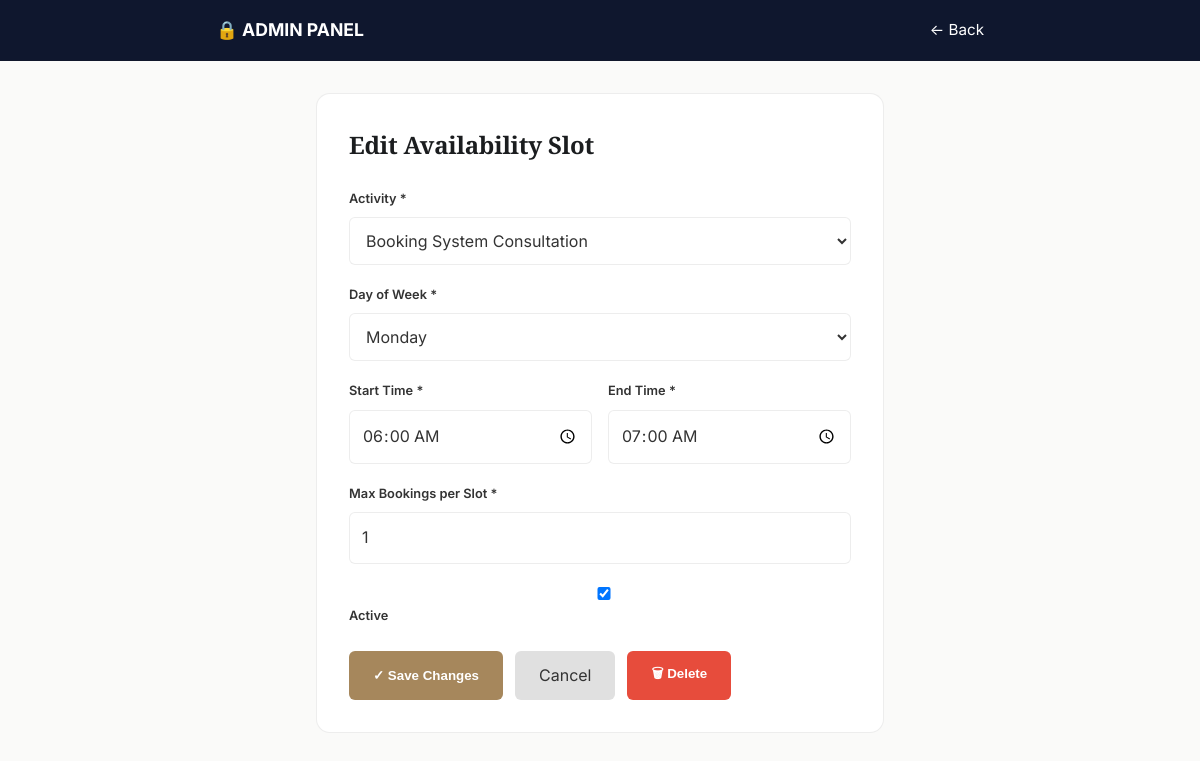
The page /booking/admin/edit-availability-slot/1/ (signed in) on the database its author committed.
### booking/models.py (models this page shows, shortened)
class AvailabilitySlot(models.Model):
    DAYS_OF_WEEK = [
        (0, "Monday"),
        (1, "Tuesday"),
        (2, "Wednesday"),
        (3, "Thursday"),
        (4, "Friday"),
        (5, "Saturday"),
        (6, "Sunday"),
    ]
    activity = models.ForeignKey(Activity, on_delete=models.CASCADE, related_name="slots")
    day_of_week = models.IntegerField(choices=DAYS_OF_WEEK)
    start_time = models.TimeField()
    end_time = models.TimeField()
    max_bookings_per_slot = models.IntegerField(default=1)
    is_active = models.BooleanField(default=True)
    class Meta:
        unique_together = ["activity", "day_of_week", "start_time"]
        ordering = ["day_of_week", "start_time"]

class Activity(models.Model):
    name = models.CharField(max_length=100, unique=True)
    description = models.TextField(blank=True)
    duration_minutes = models.IntegerField(default=30)
    is_active = models.BooleanField(default=True)
    created_at = models.DateTimeField(auto_now_add=True)
    class Meta:
        verbose_name_plural = "Activities"
        ordering = ["name"]

### booking/views.py (the view, shortened to what this page needs)
# urls.py: path("admin/edit-availability-slot/<int:slot_id>/", views.edit_availability_slot, name="edit_availability_slot"),
@login_required(login_url="admin:login")
@user_passes_test(is_admin, login_url="admin:login")
@login_required(login_url="admin:login")
@user_passes_test(is_admin, login_url="admin:login")
def edit_availability_slot(request, slot_id):
    template_name = "booking/edit_availability_slot.html"
    try:
        slot = AvailabilitySlot.objects.select_related("activity").get(id=slot_id)
    except AvailabilitySlot.DoesNotExist:
        return redirect("booking:add_availability_slot")
    context = {
        "slot": slot,
        "activities": Activity.objects.filter(is_active=True),
        "days_of_week": AvailabilitySlot.DAYS_OF_WEEK,
    }
    return render(request, template_name, context)

### booking/views.py (called while the page is built)
def is_admin(user):
    return user.is_staff or user.is_superuser

### templates/booking/edit_availability_slot.html (shortened to what this page needs)
{% load static %}
<!doctype html>
<html lang="en">
<head>
  <link rel="stylesheet" href="{% static 'css/services.css' %}">
</head>
<body>
  <header class="admin-header">
    <div class="nav">
      <strong>🔒 ADMIN PANEL</strong>
      <div class="admin-nav">
        <a href="{% url 'booking:add_availability_slot' %}">← Back</a>
      </div>
    </div>
  </header>
  <div class="container">
    <div class="admin-form">
      <div class="form-section">
        <h2>Edit Availability Slot</h2>
        <form method="post">
          <div class="form-group">
            <label>Activity *</label>
            <select name="activity" required>
              {% for activity in activities %}
                <option value="{{ activity.id }}" {% if activity.id == slot.activity.id %}selected{% endif %}>{{ activity.name }}</option>
              {% endfor %}
            </select>
          </div>
          <div class="form-group">
            <label>Day of Week *</label>
            <select name="day_of_week" required>
              {% for value, label in days_of_week %}
                <option value="{{ value }}" {% if value == slot.day_of_week %}selected{% endif %}>{{ label }}</option>
              {% endfor %}
            </select>
          </div>
          <div class="form-row">
            <div class="form-group">
              <label>Start Time *</label>
              <input type="time" name="start_time" value="{{ slot.start_time|time:'H:i' }}" required>
            </div>
            <div class="form-group">
              <label>End Time *</label>
              <input type="time" name="end_time" value="{{ slot.end_time|time:'H:i' }}" required>
            </div>
          </div>
          <div class="form-group">
            <label>Max Bookings per Slot *</label>
            <input type="number" name="max_bookings_per_slot" value="{{ slot.max_bookings_per_slot }}" min="1" max="100" required>
          </div>
          <div class="form-group">
            <label>
              <input type="checkbox" name="is_active" {% if slot.is_active %}checked{% endif %}>
              Active
            </label>
          </div>
          <div class="button-group">
            <button type="submit" class="btn-primary">✓ Save Changes</button>
            <a href="{% url 'booking:add_availability_slot' %}" class="btn-secondary" style="padding: 12px 24px; text-decoration: none;">Cancel</a>
            <button type="button" class="btn-danger" onclick="deleteSlot({{ slot.id }})">🗑 Delete</button>
          </div>
        </form>
      </div>
    </div>
  </div>
</body>
</html>

### static/css/services.css (style rules this page uses)
:root { --bg: #FAFAF9; --cream: #F3F1EC; --navy: #16213E; --navy-ink: #0F172E; --ink: #1B1D1F; --muted: #6B7280; --brass: #A6875C; --brass-light: #C9AD82; --border: rgba(27, 29, 31, 0.08); --border-on-navy: rgba(255, 255, 255, 0.14); --shadow-sm: 0 2px 8px rgba(16, 24, 40, 0.06); --shadow-md: 0 12px 32px rgba(16, 24, 40, 0.08); --radius: 14px; --radius-sm: 8px; --maxw: 1180px; --font-display: "Playfair Display", Georgia, serif; --font-body: "Inter", -apple-system, BlinkMacSystemFont, sans-serif; }
* { box-sizing: border-box; }
html { scroll-behavior: smooth; }
body { margin: 0; background: var(--bg); color: var(--ink); font-family: var(--font-body); font-size: 16px; line-height: 1.6; -webkit-font-smoothing: antialiased; }
h1, h2, h3 { font-family: var(--font-display); font-weight: 600; letter-spacing: -0.01em; margin: 0 0 0.5em; color: var(--ink); }
h2 { font-size: clamp(1.7rem, 2.6vw, 2.3rem); }
a { color: inherit; text-decoration: none; }
header { position: sticky; top: 0; z-index: 40; background: rgba(250, 250, 249, 0.86); backdrop-filter: blur(10px); border-bottom: 1px solid var(--border); }
.nav { max-width: var(--maxw); margin: 0 auto; padding: 16px 28px; display: flex; align-items: center; justify-content: space-between; gap: 24px; }
label { display: block; font-size: 0.8rem; color: rgba(255,255,255,0.6); margin-bottom: 6px; }
input, select, textarea { width: 100%; padding: 12px 14px; border-radius: var(--radius-sm); border: 1px solid var(--border-on-navy); background: rgba(255,255,255,0.04); color: #fff; font: inherit; font-size: 0.94rem; }
input::placeholder, textarea::placeholder { color: rgba(255,255,255,0.35); }

### templates/booking/edit_availability_slot.html (style rules this page uses)
.admin-header { background: #0f172e; color: white; padding: 16px 0; }
.admin-header a { color: #fff; text-decoration: none; }
.admin-header .nav { display: flex; justify-content: space-between; align-items: center; max-width: 800px; margin: 0 auto; padding: 0 16px; }
.admin-header strong { font-size: 1.1rem; }
.admin-nav { display: flex; gap: 24px; align-items: center; }
.admin-nav a { font-size: 0.95rem; }
.container { max-width: 600px; margin: 0 auto; padding: 32px 16px; }
.admin-form { background: white; border: 1px solid var(--border); border-radius: var(--radius); padding: 32px; }
.form-section h2 { margin: 0 0 24px; font-size: 1.5rem; color: #1B1D1F; font-weight: 700; }
.form-group { margin-bottom: 20px; }
.form-group label { display: block; font-weight: 600; margin-bottom: 8px; color: #333; }
.form-group input, .form-group select { width: 100%; padding: 12px; border: 1px solid var(--border); border-radius: 6px; font-size: 1rem; font-family: inherit; box-sizing: border-box; color: #333; }
.form-group select option { color: #333; background: white; }
.form-row { display: grid; grid-template-columns: 1fr 1fr; gap: 16px; }
.button-group { display: flex; gap: 12px; margin-top: 24px; }
.btn-primary { background: var(--brass); color: white; padding: 12px 24px; border: none; border-radius: 6px; cursor: pointer; font-weight: 600; }
.btn-secondary { background: #e0e0e0; color: #333; padding: 12px 24px; border: none; border-radius: 6px; cursor: pointer; }
.btn-danger { background: #e74c3c; color: white; padding: 12px 24px; border: none; border-radius: 6px; cursor: pointer; font-weight: 600; }

### rows shown on the page
AvailabilitySlot: activity "Booking System Consultation", day_of_week "Monday", start_time "06:00", end_time "07:00", max_bookings_per_slot "1", is_active "☑"
